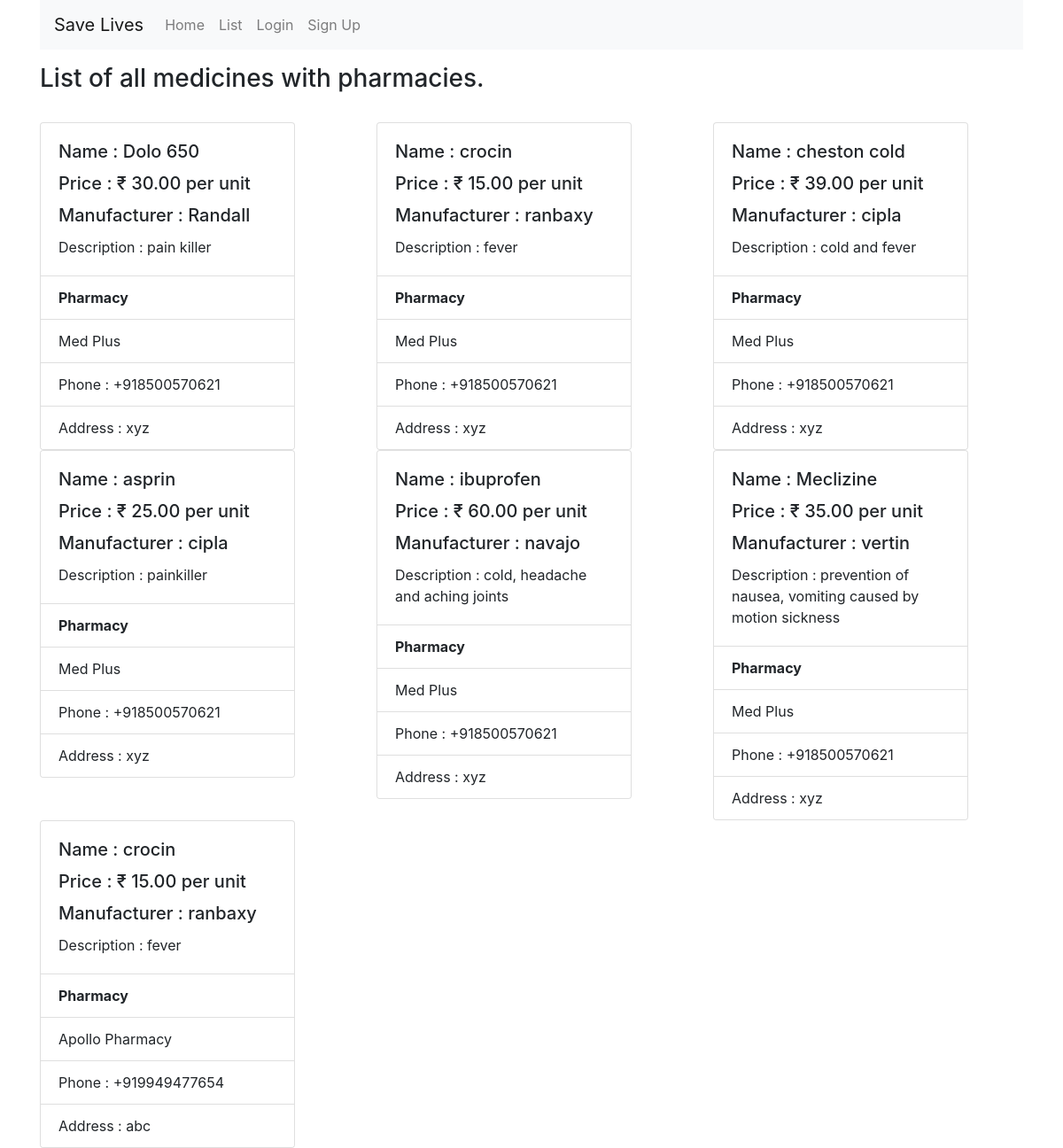
Page /list/ on the committed database.
### accounts/models.py (models this page shows, shortened)
class Medicine(models.Model):
    user = models.ForeignKey(User,on_delete = models.CASCADE)
    name = models.CharField(max_length=100)
    company = models.CharField(max_length=100,default='')
    price = models.DecimalField(max_digits=10,decimal_places=2)
    des = models.TextField(max_length=400)
    created_date = models.DateTimeField(default=timezone.now)
    updated_date = models.DateTimeField(default=timezone.now)

class UserProfile(models.Model):
    user = models.OneToOneField(User,on_delete=models.CASCADE)
    title = models.CharField(max_length=200)
    address = models.TextField(max_length=200)
    phone = PhoneNumberField()

### accounts/views.py (the view)
# urls.py: url(r'list/$',view_list,name='list'),
def view_list(request):
    medicine = Medicine.objects.all()
    args={'medicine':medicine}
    return render(request,'accounts/list.html',args)

### accounts/templates/accounts/list.html (shortened to what this page needs)
{% extends 'base.html' %}
{% block content %}
<div class="container" style="margin-top:1rem">
  <h3>List of all medicines with pharmacies.</h3> <br>
  <div class="row">
    {% for meds in medicine %}
    <div class="col">
    <div class="card" style="width: 18rem;">
      <div class="card-body">
        <h5 class="card-title">Name  : {{meds.name}}</h5>
        <h5 class="card-title">Price : &#x20B9; {{meds.price}} per unit</h5>
        <h5 class="card-title">Manufacturer : {{meds.company}}</h5>
        <p class="card-text">Description : {{meds.des}}</p>
      </div>
      <ul class="list-group list-group-flush">
        <li class="list-group-item"> <strong>Pharmacy</strong> </li>
        <li class="list-group-item">{{meds.user.userprofile.title}}</li>
        <li class="list-group-item">Phone : {{meds.user.userprofile.phone}}</li>
        <li class="list-group-item">Address : {{meds.user.userprofile.address}}</li>
      </ul>
    </div>
    </div>
    {% endfor %}
  </div>
</div>
{% endblock %}

### accounts/templates/base.html (shortened to what this page needs)
<!DOCTYPE html>
<html>
  <head>
    <link rel="stylesheet" href="https://maxcdn.bootstrapcdn.com/bootstrap/4.0.0/css/bootstrap.min.css">
  </head>
  <body>
    {% block body %}
    <div class="container">
      <nav class="navbar navbar-expand-lg navbar-light bg-light" style="background-color:transparent;">
        {% if user.is_authenticated %}
  <a class="navbar-brand" href="/home">Save Lives</a>
  <button class="navbar-toggler" type="button" data-toggle="collapse" data-target="#navbarNavAltMarkup" aria-controls="navbarNavAltMarkup" aria-expanded="false" aria-label="Toggle navigation">
    <span class="navbar-toggler-icon"></span>
  </button>
  <div class="collapse navbar-collapse" id="navbarNavAltMarkup">
    <div class="navbar-nav">
      <a class="nav-item nav-link" href="/home">Home</a>
      <a class="nav-item nav-link" href="/list">List</a>
      <a class="nav-item nav-link" href="{% url 'profile' %}">Profile</a>
      <a class="nav-item nav-link" href="{% url 'logout' %}">Logout</a>
    </div>
  </div>
  {% else %}
  <a class="navbar-brand" href="/home">Save Lives</a>
  <div class="collapse navbar-collapse" id="navbarNavAltMarkup">
    <div class="navbar-nav navbar-right">
      <a class="nav-item nav-link" href="{% url 'home' %}">Home</a>
      <a class="nav-item nav-link" href="{% url 'list' %}">List</a>
      <a class="nav-item nav-link" href="{% url 'login' %}">Login</a>
      <a class="nav-item nav-link" href="{% url 'register' %}">Sign Up</a>
    </div>
  </div>
  {% endif %}
</nav>
    </div>
    {% endblock %}
    {% block content %}
    {% endblock %}
  </body>
</html>

### accounts/templates/accounts/list.html (style rules this page uses)
body { background-image:url(https://www.telenews.pk/wp-content/uploads/2017/10/shutterstock_medicine_tablets.jpg); background-repeat: no-repeat; background-size: cover; }

### rows in the picture
Medicine: name "Dolo 650", price "30.00", company "Randall", des "pain killer", user.userprofile "Med Plus", user.userprofile.phone "+918500570621", user.userprofile.address "xyz"
Medicine: name "crocin", price "15.00", company "ranbaxy", des "fever", user.userprofile "Med Plus", user.userprofile.phone "+918500570621", user.userprofile.address "xyz"
Medicine: name "cheston cold", price "39.00", company "cipla", des "cold and fever", user.userprofile "Med Plus", user.userprofile.phone "+918500570621", user.userprofile.address "xyz"
Medicine: name "asprin", price "25.00", company "cipla", des "painkiller", user.userprofile "Med Plus", user.userprofile.phone "+918500570621", user.userprofile.address "xyz"
Medicine: name "ibuprofen", price "60.00", company "navajo", des "cold, headache and aching joints", user.userprofile "Med Plus", user.userprofile.phone "+918500570621", user.userprofile.address "xyz"
Medicine: name "Meclizine", price "35.00", company "vertin", des "prevention of nausea, vomiting caused by motion sickness", user.userprofile "Med Plus", user.userprofile.phone "+918500570621", user.userprofile.address "xyz"
Medicine: name "crocin", price "15.00", company "ranbaxy", des "fever", user.userprofile "Apollo Pharmacy", user.userprofile.phone "+919949477654", user.userprofile.address "abc"
